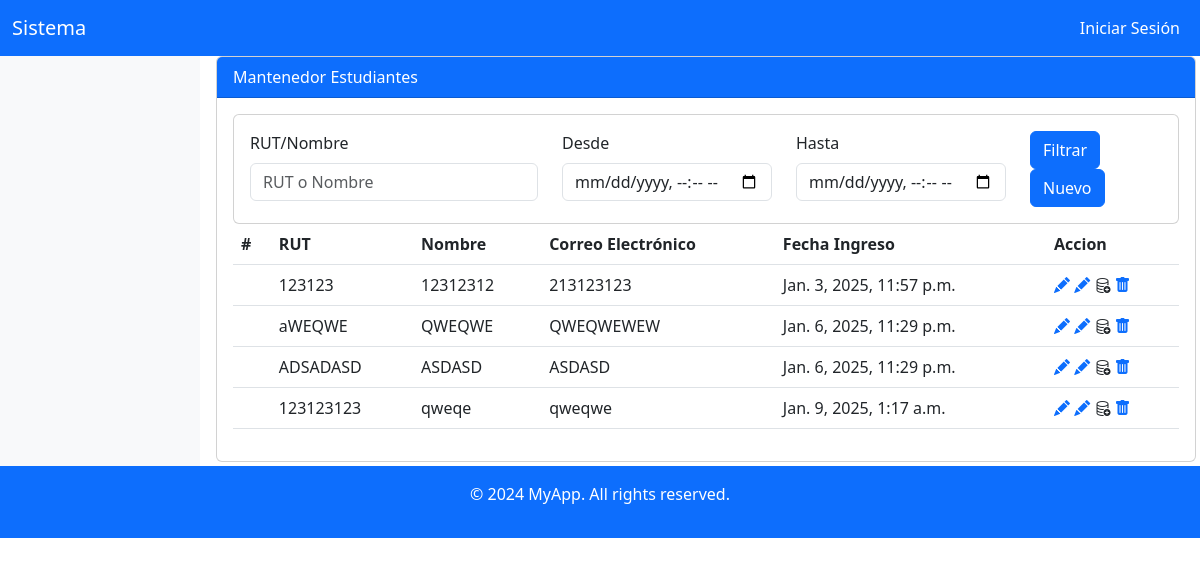
Page /mest/ on the committed database.
### app/models.py (models this page shows)
class Estudiantes(models.Model):
    rut = models.CharField(max_length=12, primary_key=True)
    nombre = models.CharField(max_length=150)
    email = models.EmailField(max_length=200)
    fecha_registro = models.DateTimeField(default=datetime.now)

### app/views.py (the view)
# urls.py: path('mest/', views.mantenedor_estudiantes, name="mantenedor_estudiantes"),
def mantenedor_estudiantes(request: HttpRequest):
    titulo = 'Mantenedor Estudiantes'
    listado = Estudiantes.objects.all()
    return render(request, "app/ges-lista-estudiantes.html", {'titulo':titulo ,'menu': generar_menu(request.user), 'listado':listado})

### app/views.py (called while the page is built, shortened)
def generar_menu(user: AbstractBaseUser | AnonymousUser):
    menu = []
    return menu

### app/templates/app/ges-lista-estudiantes.html
{% extends 'base.html' %}
{% block content %}
  <form action="/mest/" method="get">
    <div class="card">
      <div class="card-body">
        <div class="row">
          <div class="col-md-4">
              <label class="form-label" for="">RUT/Nombre</label>
              <input class="form-control" value="{{rutnombre}}" type="text" placeholder="RUT o Nombre" name="rutnombre" />
          </div>
          <div class="col-md-3">
            <div>
              <label class="form-label" for="">Desde</label>
              <input class="form-control" name="fecha_desde" type="datetime-local"  id="fecha_desde"  value="{{desde}}"/>
            </div>
          </div>
          <div class="col-md-3">
            <div>
              <label class="form-label" for="fecha_hasta">Hasta</label>
              <input class="form-control" name="fecha_hasta" type="datetime-local"  id="fecha_hasta"  value="{{hasta}}" />
            </div>
          </div>
          <div class="col-md-2">
              <button type="submit" id ="btnFiltro" class="btn btn-primary">Filtrar</button>
              <a  class="btn btn-primary" href="/estudiante/?accion=crear">Nuevo</a>
          </div>
        </div>
      </div>
    </div>
  </form>
  <table class="table">
    <thead>
      <tr>
        <th scope="col">#</th>
        <th scope="col">RUT</th>
        <th scope="col">Nombre</th>
        <th scope="col">Correo Electrónico</th>
        <th scope="col">Fecha Ingreso</th>
        <th scope="col">Accion</th>
      </tr>
    </thead>
    <tbody>
      {% for estudiante in listado %}
        <tr>
          <td></td>
          <td>{{ estudiante.rut }}</td>
          <td>{{ estudiante.nombre }}</td>
          <td>{{ estudiante.email }}</td>
          <td>{{ estudiante.fecha_registro }}</td>
          <td>
            <a class="bi bi-pencil-fill" href="/estudiante/?accion=editar&rut={{estudiante.rut}}"></a>
            <a class="bi bi-pencil-fill" href="{% url 'id_path_estudiante' %}?accion=editar&rut={{estudiante.rut}}"></a>
            <i class="bi bi-database-add"></i>
            <a class="bi bi-trash-fill" href="/estudiante/?accion=eliminar&rut={{estudiante.rut}}"></a>
          </td>
        </tr>
      {% endfor %}
    </tbody>
  </table>
{% endblock %}

### rows in the picture
Estudiantes: rut "123123", nombre "12312312", email "213123123", fecha_registro "Jan. 3, 2025, 11:57 p.m."
Estudiantes: rut "aWEQWE", nombre "QWEQWE", email "QWEQWEWEW", fecha_registro "Jan. 6, 2025, 11:29 p.m."
Estudiantes: rut "ADSADASD", nombre "ASDASD", email "ASDASD", fecha_registro "Jan. 6, 2025, 11:29 p.m."
Estudiantes: rut "123123123", nombre "qweqe", email "qweqwe", fecha_registro "Jan. 9, 2025, 1:17 a.m."

### other values in the picture
{{ titulo }} "Mantenedor Estudiantes"
